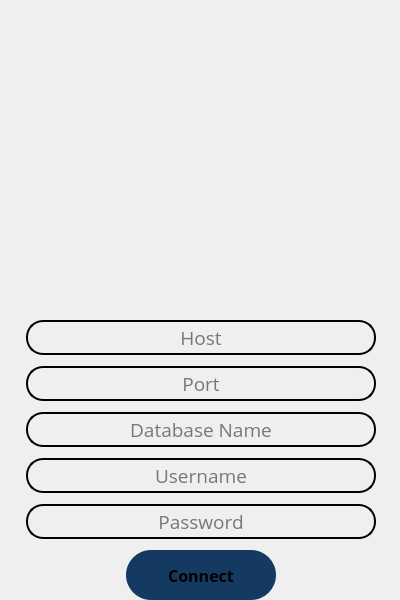
<?xml version="1.0" encoding="UTF-8"?>
<ui version="4.0">
 <class>LoginForm</class>
 <widget class="QWidget" name="LoginForm">
  <property name="enabled">
   <bool>true</bool>
  </property>
  <property name="geometry">
   <rect>
    <x>0</x>
    <y>0</y>
    <width>400</width>
    <height>600</height>
   </rect>
  </property>
  <property name="minimumSize">
   <size>
    <width>400</width>
    <height>600</height>
   </size>
  </property>
  <property name="maximumSize">
   <size>
    <width>400</width>
    <height>600</height>
   </size>
  </property>
  <property name="windowTitle">
   <string>Form</string>
  </property>
  <property name="autoFillBackground">
   <bool>false</bool>
  </property>
  <property name="styleSheet">
   <string notr="true">background-color:qlineargradient(spread:pad, x1:0, y1:0, x2:0.762, y2:0.715909, stop:0 rgba(32, 35, 147, 255), stop:1 rgba(15, 154, 90, 255));
QPushButton#connectButton {
border-color: rgb(15, 154, 90, 255);
};
</string>
  </property>
  <widget class="QWidget" name="">
   <property name="geometry">
    <rect>
     <x>1</x>
     <y>4</y>
     <width>401</width>
     <height>601</height>
    </rect>
   </property>
   <layout class="QVBoxLayout" name="verticalLayout">
    <item alignment="Qt::AlignHCenter">
     <widget class="QLabel" name="logo">
      <property name="minimumSize">
       <size>
        <width>350</width>
        <height>300</height>
       </size>
      </property>
      <property name="maximumSize">
       <size>
        <width>350</width>
        <height>300</height>
       </size>
      </property>
      <property name="styleSheet">
       <string notr="true">background-color:rgba(255, 255, 255, 0)</string>
      </property>
      <property name="frameShape">
       <enum>QFrame::NoFrame</enum>
      </property>
      <property name="text">
       <string/>
      </property>
      <property name="pixmap">
       <pixmap>../aprs/icon1.png</pixmap>
      </property>
      <property name="alignment">
       <set>Qt::AlignCenter</set>
      </property>
     </widget>
    </item>
    <item alignment="Qt::AlignHCenter">
     <widget class="QLineEdit" name="host_line">
      <property name="sizePolicy">
       <sizepolicy hsizetype="Fixed" vsizetype="Fixed">
        <horstretch>0</horstretch>
        <verstretch>0</verstretch>
       </sizepolicy>
      </property>
      <property name="minimumSize">
       <size>
        <width>350</width>
        <height>35</height>
       </size>
      </property>
      <property name="maximumSize">
       <size>
        <width>350</width>
        <height>35</height>
       </size>
      </property>
      <property name="font">
       <font>
        <family>Open Sans</family>
        <pointsize>14</pointsize>
       </font>
      </property>
      <property name="cursor">
       <cursorShape>IBeamCursor</cursorShape>
      </property>
      <property name="styleSheet">
       <string notr="true">background-color:rgba(0, 0, 0, 0);
border-radius:17px;
border: 2px solid black;
</string>
      </property>
      <property name="alignment">
       <set>Qt::AlignCenter</set>
      </property>
      <property name="placeholderText">
       <string>Host</string>
      </property>
     </widget>
    </item>
    <item alignment="Qt::AlignHCenter">
     <widget class="QLineEdit" name="port_line">
      <property name="minimumSize">
       <size>
        <width>350</width>
        <height>35</height>
       </size>
      </property>
      <property name="maximumSize">
       <size>
        <width>350</width>
        <height>35</height>
       </size>
      </property>
      <property name="font">
       <font>
        <family>Open Sans</family>
        <pointsize>14</pointsize>
       </font>
      </property>
      <property name="styleSheet">
       <string notr="true">background-color:rgba(0, 0, 0, 0);
border-radius:17px;
border: 2px solid black;
</string>
      </property>
      <property name="alignment">
       <set>Qt::AlignCenter</set>
      </property>
      <property name="placeholderText">
       <string>Port</string>
      </property>
     </widget>
    </item>
    <item alignment="Qt::AlignHCenter">
     <widget class="QLineEdit" name="db_line">
      <property name="minimumSize">
       <size>
        <width>350</width>
        <height>35</height>
       </size>
      </property>
      <property name="maximumSize">
       <size>
        <width>350</width>
        <height>35</height>
       </size>
      </property>
      <property name="font">
       <font>
        <family>Open Sans</family>
        <pointsize>14</pointsize>
       </font>
      </property>
      <property name="styleSheet">
       <string notr="true">background-color:rgba(0, 0, 0, 0);
border-radius:17px;
border: 2px solid black;
</string>
      </property>
      <property name="echoMode">
       <enum>QLineEdit::Normal</enum>
      </property>
      <property name="alignment">
       <set>Qt::AlignCenter</set>
      </property>
      <property name="placeholderText">
       <string>Database Name</string>
      </property>
     </widget>
    </item>
    <item alignment="Qt::AlignHCenter">
     <widget class="QLineEdit" name="user_line">
      <property name="minimumSize">
       <size>
        <width>350</width>
        <height>35</height>
       </size>
      </property>
      <property name="maximumSize">
       <size>
        <width>350</width>
        <height>35</height>
       </size>
      </property>
      <property name="font">
       <font>
        <family>Open Sans</family>
        <pointsize>14</pointsize>
       </font>
      </property>
      <property name="styleSheet">
       <string notr="true">background-color:rgba(0, 0, 0, 0);
border-radius:17px;
border: 2px solid black;
</string>
      </property>
      <property name="echoMode">
       <enum>QLineEdit::Normal</enum>
      </property>
      <property name="alignment">
       <set>Qt::AlignCenter</set>
      </property>
      <property name="placeholderText">
       <string>Username</string>
      </property>
     </widget>
    </item>
    <item alignment="Qt::AlignHCenter">
     <widget class="QLineEdit" name="pass_line">
      <property name="minimumSize">
       <size>
        <width>350</width>
        <height>35</height>
       </size>
      </property>
      <property name="maximumSize">
       <size>
        <width>350</width>
        <height>35</height>
       </size>
      </property>
      <property name="font">
       <font>
        <family>Open Sans</family>
        <pointsize>14</pointsize>
       </font>
      </property>
      <property name="styleSheet">
       <string notr="true">background-color:rgba(0, 0, 0, 0);
border-radius:17px;
border: 2px solid black;
</string>
      </property>
      <property name="echoMode">
       <enum>QLineEdit::Password</enum>
      </property>
      <property name="alignment">
       <set>Qt::AlignCenter</set>
      </property>
      <property name="placeholderText">
       <string>Password</string>
      </property>
     </widget>
    </item>
    <item alignment="Qt::AlignHCenter">
     <widget class="QPushButton" name="connectButton">
      <property name="minimumSize">
       <size>
        <width>150</width>
        <height>50</height>
       </size>
      </property>
      <property name="maximumSize">
       <size>
        <width>300</width>
        <height>50</height>
       </size>
      </property>
      <property name="font">
       <font>
        <family>Open Sans</family>
        <pointsize>12</pointsize>
        <weight>75</weight>
        <bold>true</bold>
       </font>
      </property>
      <property name="styleSheet">
       <string notr="true">QPushButton#connectButton:hover {
 background-color: rgba(15, 154, 90, 255); 
 border: 3px solid;
 border-color: rgb(20, 58, 98);
}
QPushButton#connectButton:pressed {
 background-color: rgb(20, 58, 98);
 }
QPushButton#connectButton {
background-color:rgb(20, 58, 98);
border-radius:25px;
}</string>
      </property>
      <property name="text">
       <string>Connect</string>
      </property>
      <property name="autoDefault">
       <bool>false</bool>
      </property>
      <property name="default">
       <bool>false</bool>
      </property>
      <property name="flat">
       <bool>false</bool>
      </property>
     </widget>
    </item>
   </layout>
  </widget>
 </widget>
 <resources/>
 <connections/>
</ui>
